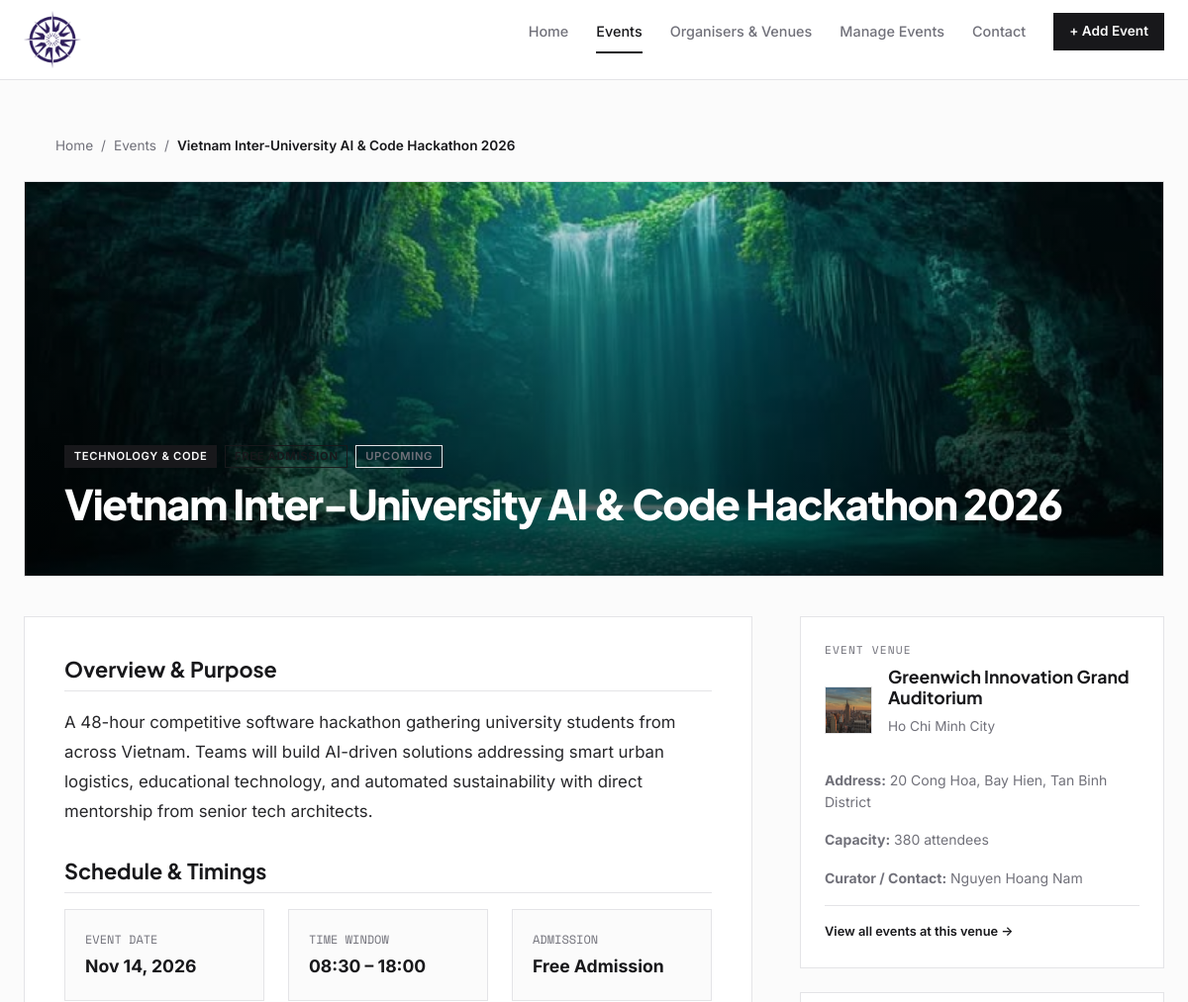
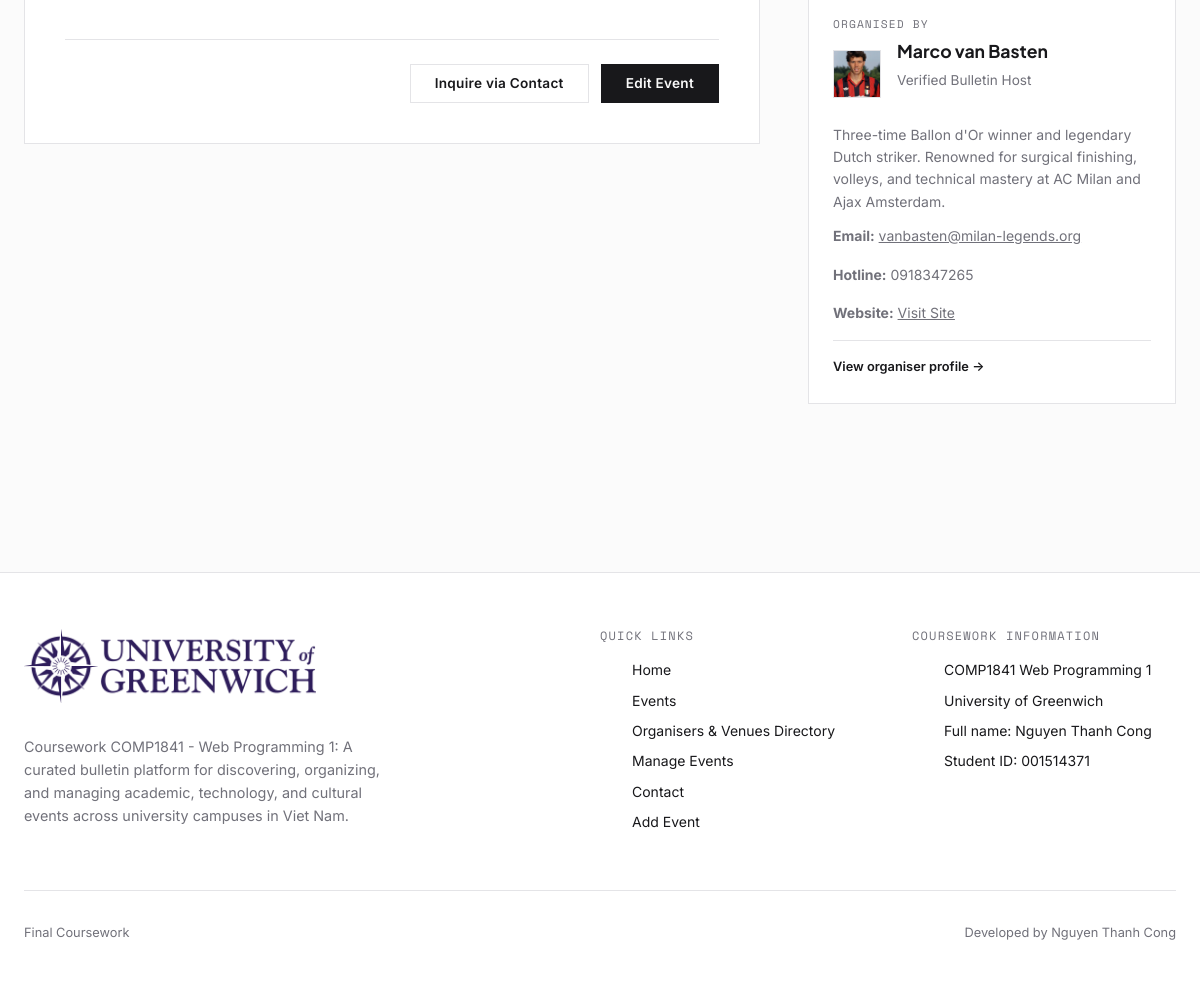
The app's page /event.php?id=1 with its own data (2 pictures, top to bottom).
### tables this page shows
CREATE TABLE `events` (
  `id` INT AUTO_INCREMENT PRIMARY KEY,
  `title` VARCHAR(255) NOT NULL,
  `description` TEXT NOT NULL,
  `event_date` DATE NOT NULL,
  `start_time` TIME NOT NULL,
  `end_time` TIME NOT NULL,
  `venue_id` INT NOT NULL,
  `organiser_id` INT NOT NULL,
  `category` VARCHAR(100) NOT NULL,
  `image_url` VARCHAR(500) NOT NULL,
  `ticket_price` DECIMAL(10,2) NOT NULL DEFAULT 0.00,
  `status` VARCHAR(50) NOT NULL DEFAULT 'Upcoming',
  `created_at` DATETIME DEFAULT CURRENT_TIMESTAMP,
  `updated_at` DATETIME DEFAULT CURRENT_TIMESTAMP ON UPDATE CURRENT_TIMESTAMP,
  CONSTRAINT `fk_events_venue` FOREIGN KEY (`venue_id`) REFERENCES `venues` (`id`) ON DELETE RESTRICT ON UPDATE CASCADE,
  CONSTRAINT `fk_events_organiser` FOREIGN KEY (`organiser_id`) REFERENCES `organisers` (`id`) ON DELETE RESTRICT ON UPDATE CASCADE
);

CREATE TABLE `venues` (
  `id` INT AUTO_INCREMENT PRIMARY KEY,
  `name` VARCHAR(150) NOT NULL,
  `address` VARCHAR(255) NOT NULL,
  `city` VARCHAR(100) NOT NULL,
  `capacity` INT NOT NULL DEFAULT 0,
  `contact_person` VARCHAR(100) DEFAULT NULL,
  `image_url` VARCHAR(500) DEFAULT NULL,
  `created_at` DATETIME DEFAULT CURRENT_TIMESTAMP
);

CREATE TABLE `organisers` (
  `id` INT AUTO_INCREMENT PRIMARY KEY,
  `full_name` VARCHAR(150) NOT NULL,
  `email` VARCHAR(150) NOT NULL,
  `phone` VARCHAR(50) DEFAULT NULL,
  `website` VARCHAR(255) DEFAULT NULL,
  `bio` TEXT DEFAULT NULL,
  `logo_url` VARCHAR(500) DEFAULT NULL,
  `created_at` DATETIME DEFAULT CURRENT_TIMESTAMP
);

### event.php (called while the page is built, shortened)
<?php
try {
    include __DIR__ . '/includes/DatabaseConnection.php';
    include __DIR__ . '/includes/DatabaseFunctions.php';
    $id = isset($_GET['id']) ? (int)$_GET['id'] : 0;
    $event = getEventByIdWithDetails($connection, $id);
    include __DIR__ . '/templates/event_details.html.php';
} catch (PDOException $e) {
    $title = 'An error has occurred';
    $output = '<div class="alert alert-error">Database error: ' . htmlspecialchars($e->getMessage(), ENT_QUOTES, 'UTF-8') . '</div>';
}
include __DIR__ . '/templates/layout.html.php';

### includes/DatabaseFunctions.php (called while the page is built, shortened)
<?php
function query($pdo, $sql, $parameters = []) {
    $stmt = $pdo->prepare($sql);
    $stmt->execute($parameters);
    return $stmt;
}
function getEventByIdWithDetails($pdo, $id) {
    $sql = "SELECT
                e.*,
                o.full_name AS organiser_name,
                o.email AS organiser_email,
                o.phone AS organiser_phone,
                o.website AS organiser_website,
                o.bio AS organiser_bio,
                o.logo_url AS organiser_logo,
                v.name AS venue_name,
                v.address AS venue_address,
                v.city AS venue_city,
                v.capacity AS venue_capacity,
                v.contact_person AS venue_contact,
                v.image_url AS venue_image
            FROM `events` e
            INNER JOIN `organisers` o ON e.organiser_id = o.id
            INNER JOIN `venues` v ON e.venue_id = v.id
            WHERE e.id = :id
            LIMIT 1";
    $stmt = query($pdo, $sql, [':id' => $id]);
    return $stmt->fetch();
}
function formatDate($dateString) {
    $dt = new DateTime($dateString);
    return $dt->format('M j, Y');
}
function formatTime($timeString) {
    $dt = new DateTime($timeString);
    return $dt->format('H:i');
}
function formatPrice($price) {
    $val = (float)$price;
    if ($val <= 0.0) {
        return 'Free Admission';
    }
    return '£' . number_format($val, 2);
}
function e($str) {
    $normalized = str_replace('assests/', 'assets/', (string)$str);
    return htmlspecialchars($normalized, ENT_QUOTES, 'UTF-8');
}

### templates/event_details.html.php (the view)
<section class="page-section">
  <div class="container">
    <nav aria-label="Breadcrumb" class="breadcrumb-nav">
      <ol class="breadcrumb-list">
        <li><a href="index.php">Home</a></li>
        <li><span>/</span></li>
        <li><a href="events.php">Events</a></li>
        <li><span>/</span></li>
        <li class="breadcrumb-active" aria-current="page"><?= e($event['title']) ?></li>
      </ol>
    </nav>
    <div class="detail-hero">
      <img src="<?= e($event['image_url']) ?>" alt="<?= e($event['title']) ?>" class="detail-hero-image">
      <div class="detail-hero-overlay">
        <div class="detail-hero-content">
          <div style="display: flex; gap: 0.5rem; margin-bottom: 0.75rem; flex-wrap: wrap;">
            <span class="badge badge-accent"><?= e($event['category']) ?></span>
            <span class="badge badge-free"><?= formatPrice($event['ticket_price']) ?></span>
            <span class="badge badge-status"><?= e($event['status']) ?></span>
          </div>
          <h1 style="font-family: var(--font-heading); font-size: clamp(1.75rem, 3.5vw, 2.75rem); font-weight: 800; line-height: 1.15; letter-spacing: -0.03em;">
            <?= e($event['title']) ?>
          </h1>
        </div>
      </div>
    </div>
    <div class="detail-layout">
      <article>
        <div class="detail-content-card">
          <h2 class="detail-section-title" style="margin-top: 0;">Overview &amp; Purpose</h2>
          <div class="detail-description">
            <p><?= nl2br(e($event['description'])) ?></p>
          </div>
          <h2 class="detail-section-title">Schedule &amp; Timings</h2>
          <div class="timing-grid">
            <div class="timing-box">
              <span class="timing-label">Event Date</span>
              <strong class="timing-value"><?= formatDate($event['event_date']) ?></strong>
            </div>
            <div class="timing-box">
              <span class="timing-label">Time Window</span>
              <strong class="timing-value">
                <?= formatTime($event['start_time']) ?> – <?= formatTime($event['end_time']) ?>
              </strong>
            </div>
            <div class="timing-box">
              <span class="timing-label">Admission</span>
              <strong class="timing-value"><?= formatPrice($event['ticket_price']) ?></strong>
            </div>
          </div>
          <div class="detail-actions-bar" style="justify-content: flex-end;">
            <div style="display: flex; gap: 0.75rem;">
              <a href="contact.php?event_id=<?= e($event['id']) ?>" class="btn btn-outline">
                Inquire via Contact
              </a>
              <a href="editevent.php?id=<?= e($event['id']) ?>" class="btn btn-primary">
                Edit Event
              </a>
            </div>
          </div>
        </div>
      </article>
      <aside>
        <div class="meta-card">
          <span style="font-family: var(--font-mono); font-size: 0.7rem; text-transform: uppercase; color: var(--text-muted); letter-spacing: 0.1em; display: block; margin-bottom: 0.5rem;">
            Event Venue
          </span>
          <div class="meta-card-header">
            <?php if (!empty($event['venue_image'])): ?>
              <img src="<?= e($event['venue_image']) ?>" alt="<?= e($event['venue_name']) ?>" class="meta-avatar">
            <?php endif; ?>
            <div>
              <h3 class="meta-title"><?= e($event['venue_name']) ?></h3>
              <p style="font-size: 0.85rem; color: var(--text-muted);"><?= e($event['venue_city']) ?></p>
            </div>
          </div>
          <div style="font-size: 0.875rem; color: var(--text-muted); line-height: 1.6;">
            <p><strong>Address:</strong> <?= e($event['venue_address']) ?></p>
            <p><strong>Capacity:</strong> <?= e($event['venue_capacity']) ?> attendees</p>
            <?php if (!empty($event['venue_contact'])): ?>
              <p><strong>Curator / Contact:</strong> <?= e($event['venue_contact']) ?></p>
            <?php endif; ?>
          </div>
          <div style="margin-top: 1rem; padding-top: 0.75rem; border-top: 1px solid var(--border-light);">
            <a href="organisers_venues.php#venues" style="font-size: 0.8rem; font-weight: 600; color: var(--text-main);">
              View all events at this venue &rarr;
            </a>
          </div>
        </div>
        <div class="meta-card">
          <span style="font-family: var(--font-mono); font-size: 0.7rem; text-transform: uppercase; color: var(--text-muted); letter-spacing: 0.1em; display: block; margin-bottom: 0.5rem;">
            Organised By
          </span>
          <div class="meta-card-header">
            <?php if (!empty($event['organiser_logo'])): ?>
              <img src="<?= e($event['organiser_logo']) ?>" alt="<?= e($event['organiser_name']) ?>" class="meta-avatar" style="border-radius: 0;">
            <?php endif; ?>
            <div>
              <h3 class="meta-title"><?= e($event['organiser_name']) ?></h3>
              <p style="font-size: 0.85rem; color: var(--text-muted);">Verified Bulletin Host</p>
            </div>
          </div>
          <div style="font-size: 0.875rem; color: var(--text-muted); line-height: 1.6;">
            <?php if (!empty($event['organiser_bio'])): ?>
              <p style="margin-bottom: 0.75rem;"><?= e($event['organiser_bio']) ?></p>
            <?php endif; ?>
            <p><strong>Email:</strong> <a href="mailto:<?= e($event['organiser_email']) ?>" style="text-decoration: underline;"><?= e($event['organiser_email']) ?></a></p>
            <?php if (!empty($event['organiser_phone'])): ?>
              <p><strong>Hotline:</strong> <?= e($event['organiser_phone']) ?></p>
            <?php endif; ?>
            <?php if (!empty($event['organiser_website'])): ?>
              <p><strong>Website:</strong> <a href="<?= e($event['organiser_website']) ?>" target="_blank" rel="noopener noreferrer" style="text-decoration: underline;">Visit Site</a></p>
            <?php endif; ?>
          </div>
          <div style="margin-top: 1rem; padding-top: 0.75rem; border-top: 1px solid var(--border-light);">
            <a href="organisers_venues.php#organisers" style="font-size: 0.8rem; font-weight: 600; color: var(--text-main);">
              View organiser profile &rarr;
            </a>
          </div>
        </div>
      </aside>
    </div>
  </div>
</section>

### records on screen
events: title "Vietnam Inter-University AI & Code Hackathon 2026", image_url (picture), category "TECHNOLOGY & CODE", ticket_price "FREE ADMISSION", status "UPCOMING", description "A 48-hour competitive software hackathon gathering university students from across Vietnam. Teams will build AI-driven solutions addressing smart urban logistics, educational technology, and automated sustainability with direct mentorship from senior tech architects.", event_date "Nov 14, 2026", start_time "08:30", end_time "18:00", ticket_price "Free Admission", venue.image_url (picture), venue.name "Greenwich Innovation Grand Auditorium", venue.city "Ho Chi Minh City", venue.address "20 Cong Hoa, Bay Hien, Tan Binh District", venue.capacity "380", venue.contact_person "Nguyen Hoang Nam", organiser.logo_url (picture), organiser.full_name "Marco van Basten", organiser.bio "Three-time Ballon d'Or winner and legendary Dutch striker. Renowned for surgical finishing, volleys, and technical mastery at AC Milan and Ajax Amsterdam.", organiser.email "vanbasten@milan-legends.org", organiser.phone "0918347265"
